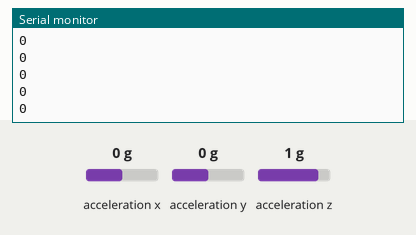
The sketch below on a simulated Arduino Uno, built with avr-gcc and run on an emulated ATmega328P. On the bench: the last lines printed to the serial monitor. Wiring (inferred from the names in the program): MPU-6050 motion sensor at I2C address 0x68. The inputs (shaded band) are chosen by the test bench; at power-on: acceleration y 0 g, acceleration x 0 g, acceleration z 1 g.

Above: at 1.2 s.
1.3 s: acceleration y set to -1.4 g
At 1.32 s:
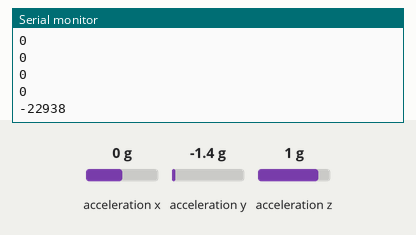
2.8 s: acceleration y set to -0.8 g
At 2.84 s:
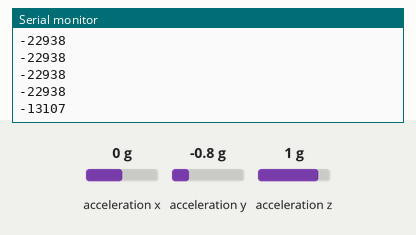
Timing chart, 0 to 5.8 s (numbered marks = the images above; inputs shaded):
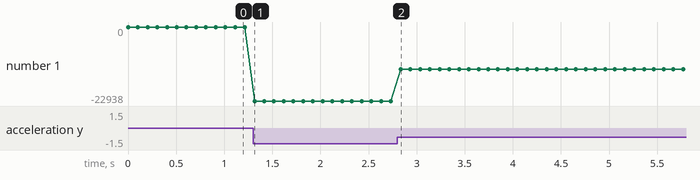

The sketch:

Arduinogyroskop.ino
```cpp
#include "Wire.h" // This library allows you to communicate with I2C devices.

const int MPU_ADDR = 0x68; // I2C address of the MPU-6050. If AD0 pin is set to HIGH, the I2C address will be 0x69.
int16_t gyro_x, gyro_y, gyro_z; // variables for gyro raw data


char tmp_str[7]; // temporary variable used in convert function

//char* convert_int16_to_str(int16_t i) { // converts int16 to string. Moreover, resulting strings will have the same length in the debug monitor.
//  sprintf(tmp_str, "%6d", i);
//  return tmp_str;
//}
void setup() {
  Serial.begin(9600);
  Wire.begin();
  Wire.beginTransmission(MPU_ADDR); // Begins a transmission to the I2C slave (GY-521 board)
  Wire.write(0x6B); // PWR_MGMT_1 register
  Wire.write(0); // set to zero (wakes up the MPU-6050)
  Wire.endTransmission(true);
}

void loop() {
  Wire.beginTransmission(MPU_ADDR);
  Wire.write(0x3B); // starting with register 0x3B (ACCEL_XOUT_H) [MPU-6000 and MPU-6050 Register Map and Descriptions Revision 4.2, p.40]
  Wire.endTransmission(false); // the parameter indicates that the Arduino will send a restart. As a result, the connection is kept active.
  Wire.requestFrom(MPU_ADDR, 3*2, true); // request a total of 7*2=14 registers

  // "Wire.read()<<8 | Wire.read();" means two registers are read and stored in the same variable
  gyro_x = Wire.read()<<8 | Wire.read(); // reading registers: 0x43 (GYRO_XOUT_H) and 0x44 (GYRO_XOUT_L)
  gyro_y = Wire.read()<<8 | Wire.read(); // reading registers: 0x45 (GYRO_YOUT_H) and 0x46 (GYRO_YOUT_L)
  gyro_z = Wire.read()<<8 | Wire.read(); // reading registers: 0x47 (GYRO_ZOUT_H) and 0x48 (GYRO_ZOUT_L)

  // print out data
 // Serial.print(" | gX = "); Serial.print(convert_int16_to_str(gyro_x));
  //Serial.print(convert_int16_to_str(gyro_y));
    Serial.println(gyro_y);
  //Serial.print(" | gZ = "); Serial.print(convert_int16_to_str(gyro_z));
  //Serial.println();

  // delay
  delay(100);
}
```

Measured:
- after the input at 1.3 s, the serial monitor: prints a new line at once (image 1)
- after the input at 2.8 s, the serial monitor: prints a new line at once (image 2)
- plotted number 1: 0 → -22938 after the input at 1.3 s, -22938 → -13107 after the input at 2.8 s
